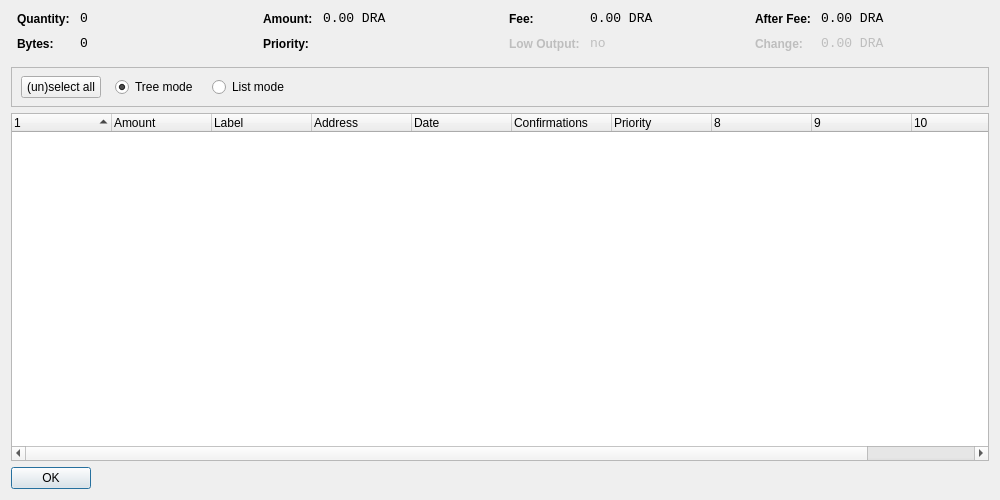
<?xml version="1.0" encoding="UTF-8"?>
<ui version="4.0">
 <class>CoinControlDialog</class>
 <widget class="QDialog" name="CoinControlDialog">
  <property name="geometry">
   <rect>
    <x>0</x>
    <y>0</y>
    <width>1000</width>
    <height>500</height>
   </rect>
  </property>
  <property name="windowTitle">
   <string>Coin Control</string>
  </property>
  <layout class="QVBoxLayout" name="verticalLayout">
   <item>
    <layout class="QHBoxLayout" name="horizontalLayoutTop" stretch="0,0,0,0">
     <property name="topMargin">
      <number>0</number>
     </property>
     <property name="bottomMargin">
      <number>10</number>
     </property>
     <item>
      <layout class="QFormLayout" name="formLayoutCoinControl1">
       <property name="horizontalSpacing">
        <number>10</number>
       </property>
       <property name="verticalSpacing">
        <number>10</number>
       </property>
       <property name="leftMargin">
        <number>6</number>
       </property>
       <property name="rightMargin">
        <number>6</number>
       </property>
       <item row="0" column="0">
        <widget class="QLabel" name="labelCoinControlQuantityText">
         <property name="styleSheet">
          <string notr="true">font-weight:bold;</string>
         </property>
         <property name="text">
          <string>Quantity:</string>
         </property>
        </widget>
       </item>
       <item row="0" column="1">
        <widget class="QLabel" name="labelCoinControlQuantity">
         <property name="font">
          <font>
           <family>Monospace</family>
           <pointsize>10</pointsize>
          </font>
         </property>
         <property name="cursor">
          <cursorShape>IBeamCursor</cursorShape>
         </property>
         <property name="contextMenuPolicy">
          <enum>Qt::ActionsContextMenu</enum>
         </property>
         <property name="text">
          <string notr="true">0</string>
         </property>
         <property name="textInteractionFlags">
          <set>Qt::LinksAccessibleByMouse|Qt::TextSelectableByKeyboard|Qt::TextSelectableByMouse</set>
         </property>
        </widget>
       </item>
       <item row="1" column="0">
        <widget class="QLabel" name="labelCoinControlBytesText">
         <property name="styleSheet">
          <string notr="true">font-weight:bold;</string>
         </property>
         <property name="text">
          <string>Bytes:</string>
         </property>
        </widget>
       </item>
       <item row="1" column="1">
        <widget class="QLabel" name="labelCoinControlBytes">
         <property name="font">
          <font>
           <family>Monospace</family>
           <pointsize>10</pointsize>
          </font>
         </property>
         <property name="cursor">
          <cursorShape>IBeamCursor</cursorShape>
         </property>
         <property name="contextMenuPolicy">
          <enum>Qt::ActionsContextMenu</enum>
         </property>
         <property name="text">
          <string notr="true">0</string>
         </property>
         <property name="textInteractionFlags">
          <set>Qt::LinksAccessibleByMouse|Qt::TextSelectableByKeyboard|Qt::TextSelectableByMouse</set>
         </property>
        </widget>
       </item>
      </layout>
     </item>
     <item>
      <layout class="QFormLayout" name="formLayoutCoinControl2">
       <property name="horizontalSpacing">
        <number>10</number>
       </property>
       <property name="verticalSpacing">
        <number>10</number>
       </property>
       <property name="leftMargin">
        <number>6</number>
       </property>
       <property name="rightMargin">
        <number>6</number>
       </property>
       <item row="0" column="0">
        <widget class="QLabel" name="labelCoinControlAmountText">
         <property name="styleSheet">
          <string notr="true">font-weight:bold;</string>
         </property>
         <property name="text">
          <string>Amount:</string>
         </property>
        </widget>
       </item>
       <item row="0" column="1">
        <widget class="QLabel" name="labelCoinControlAmount">
         <property name="font">
          <font>
           <family>Monospace</family>
           <pointsize>10</pointsize>
          </font>
         </property>
         <property name="cursor">
          <cursorShape>IBeamCursor</cursorShape>
         </property>
         <property name="contextMenuPolicy">
          <enum>Qt::ActionsContextMenu</enum>
         </property>
         <property name="text">
          <string notr="true">0.00 DRA</string>
         </property>
         <property name="textInteractionFlags">
          <set>Qt::LinksAccessibleByMouse|Qt::TextSelectableByKeyboard|Qt::TextSelectableByMouse</set>
         </property>
        </widget>
       </item>
       <item row="1" column="0">
        <widget class="QLabel" name="labelCoinControlPriorityText">
         <property name="styleSheet">
          <string notr="true">font-weight:bold;</string>
         </property>
         <property name="text">
          <string>Priority:</string>
         </property>
        </widget>
       </item>
       <item row="1" column="1">
        <widget class="QLabel" name="labelCoinControlPriority">
         <property name="font">
          <font>
           <family>Monospace</family>
           <pointsize>10</pointsize>
          </font>
         </property>
         <property name="cursor">
          <cursorShape>IBeamCursor</cursorShape>
         </property>
         <property name="contextMenuPolicy">
          <enum>Qt::ActionsContextMenu</enum>
         </property>
         <property name="text">
          <string/>
         </property>
         <property name="textInteractionFlags">
          <set>Qt::LinksAccessibleByMouse|Qt::TextSelectableByKeyboard|Qt::TextSelectableByMouse</set>
         </property>
        </widget>
       </item>
      </layout>
     </item>
     <item>
      <layout class="QFormLayout" name="formLayoutCoinControl3">
       <property name="horizontalSpacing">
        <number>10</number>
       </property>
       <property name="verticalSpacing">
        <number>10</number>
       </property>
       <property name="leftMargin">
        <number>6</number>
       </property>
       <property name="rightMargin">
        <number>6</number>
       </property>
       <item row="0" column="0">
        <widget class="QLabel" name="labelCoinControlFeeText">
         <property name="styleSheet">
          <string notr="true">font-weight:bold;</string>
         </property>
         <property name="text">
          <string>Fee:</string>
         </property>
        </widget>
       </item>
       <item row="0" column="1">
        <widget class="QLabel" name="labelCoinControlFee">
         <property name="font">
          <font>
           <family>Monospace</family>
           <pointsize>10</pointsize>
          </font>
         </property>
         <property name="cursor">
          <cursorShape>IBeamCursor</cursorShape>
         </property>
         <property name="contextMenuPolicy">
          <enum>Qt::ActionsContextMenu</enum>
         </property>
         <property name="text">
          <string notr="true">0.00 DRA</string>
         </property>
         <property name="textInteractionFlags">
          <set>Qt::LinksAccessibleByMouse|Qt::TextSelectableByKeyboard|Qt::TextSelectableByMouse</set>
         </property>
        </widget>
       </item>
       <item row="1" column="0">
        <widget class="QLabel" name="labelCoinControlLowOutputText">
         <property name="enabled">
          <bool>false</bool>
         </property>
         <property name="styleSheet">
          <string notr="true">font-weight:bold;</string>
         </property>
         <property name="text">
          <string>Low Output:</string>
         </property>
        </widget>
       </item>
       <item row="1" column="1">
        <widget class="QLabel" name="labelCoinControlLowOutput">
         <property name="enabled">
          <bool>false</bool>
         </property>
         <property name="font">
          <font>
           <family>Monospace</family>
           <pointsize>10</pointsize>
          </font>
         </property>
         <property name="cursor">
          <cursorShape>IBeamCursor</cursorShape>
         </property>
         <property name="contextMenuPolicy">
          <enum>Qt::ActionsContextMenu</enum>
         </property>
         <property name="text">
          <string notr="true">no</string>
         </property>
         <property name="textInteractionFlags">
          <set>Qt::LinksAccessibleByMouse|Qt::TextSelectableByKeyboard|Qt::TextSelectableByMouse</set>
         </property>
        </widget>
       </item>
      </layout>
     </item>
     <item>
      <layout class="QFormLayout" name="formLayoutCoinControl4">
       <property name="horizontalSpacing">
        <number>10</number>
       </property>
       <property name="verticalSpacing">
        <number>10</number>
       </property>
       <property name="leftMargin">
        <number>6</number>
       </property>
       <property name="rightMargin">
        <number>6</number>
       </property>
       <item row="0" column="0">
        <widget class="QLabel" name="labelCoinControlAfterFeeText">
         <property name="styleSheet">
          <string notr="true">font-weight:bold;</string>
         </property>
         <property name="text">
          <string>After Fee:</string>
         </property>
        </widget>
       </item>
       <item row="0" column="1">
        <widget class="QLabel" name="labelCoinControlAfterFee">
         <property name="font">
          <font>
           <family>Monospace</family>
           <pointsize>10</pointsize>
          </font>
         </property>
         <property name="cursor">
          <cursorShape>IBeamCursor</cursorShape>
         </property>
         <property name="contextMenuPolicy">
          <enum>Qt::ActionsContextMenu</enum>
         </property>
         <property name="text">
          <string notr="true">0.00 DRA</string>
         </property>
         <property name="textInteractionFlags">
          <set>Qt::LinksAccessibleByMouse|Qt::TextSelectableByKeyboard|Qt::TextSelectableByMouse</set>
         </property>
        </widget>
       </item>
       <item row="1" column="0">
        <widget class="QLabel" name="labelCoinControlChangeText">
         <property name="enabled">
          <bool>false</bool>
         </property>
         <property name="styleSheet">
          <string notr="true">font-weight:bold;</string>
         </property>
         <property name="text">
          <string>Change:</string>
         </property>
        </widget>
       </item>
       <item row="1" column="1">
        <widget class="QLabel" name="labelCoinControlChange">
         <property name="enabled">
          <bool>false</bool>
         </property>
         <property name="font">
          <font>
           <family>Monospace</family>
           <pointsize>10</pointsize>
          </font>
         </property>
         <property name="cursor">
          <cursorShape>IBeamCursor</cursorShape>
         </property>
         <property name="contextMenuPolicy">
          <enum>Qt::ActionsContextMenu</enum>
         </property>
         <property name="text">
          <string notr="true">0.00 DRA</string>
         </property>
         <property name="textInteractionFlags">
          <set>Qt::LinksAccessibleByMouse|Qt::TextSelectableByKeyboard|Qt::TextSelectableByMouse</set>
         </property>
        </widget>
       </item>
      </layout>
     </item>
    </layout>
   </item>
   <item>
    <widget class="QFrame" name="frame">
     <property name="minimumSize">
      <size>
       <width>0</width>
       <height>40</height>
      </size>
     </property>
     <property name="frameShape">
      <enum>QFrame::StyledPanel</enum>
     </property>
     <property name="frameShadow">
      <enum>QFrame::Sunken</enum>
     </property>
     <widget class="QWidget" name="horizontalLayoutWidget">
      <property name="geometry">
       <rect>
        <x>10</x>
        <y>0</y>
        <width>781</width>
        <height>41</height>
       </rect>
      </property>
      <layout class="QHBoxLayout" name="horizontalLayoutPanel" stretch="0,0,0,0,0">
       <property name="spacing">
        <number>14</number>
       </property>
       <item>
        <widget class="QPushButton" name="pushButtonSelectAll">
         <property name="sizePolicy">
          <sizepolicy hsizetype="Maximum" vsizetype="Fixed">
           <horstretch>0</horstretch>
           <verstretch>0</verstretch>
          </sizepolicy>
         </property>
         <property name="text">
          <string>(un)select all</string>
         </property>
        </widget>
       </item>
       <item>
        <widget class="QRadioButton" name="radioTreeMode">
         <property name="sizePolicy">
          <sizepolicy hsizetype="Maximum" vsizetype="Fixed">
           <horstretch>0</horstretch>
           <verstretch>0</verstretch>
          </sizepolicy>
         </property>
         <property name="text">
          <string>Tree mode</string>
         </property>
         <property name="checked">
          <bool>true</bool>
         </property>
        </widget>
       </item>
       <item>
        <widget class="QRadioButton" name="radioListMode">
         <property name="sizePolicy">
          <sizepolicy hsizetype="Maximum" vsizetype="Fixed">
           <horstretch>0</horstretch>
           <verstretch>0</verstretch>
          </sizepolicy>
         </property>
         <property name="text">
          <string>List mode</string>
         </property>
        </widget>
       </item>
       <item>
        <spacer name="horizontalSpacer">
         <property name="orientation">
          <enum>Qt::Horizontal</enum>
         </property>
         <property name="sizeHint" stdset="0">
          <size>
           <width>40</width>
           <height>20</height>
          </size>
         </property>
        </spacer>
       </item>
      </layout>
     </widget>
    </widget>
   </item>
   <item>
    <widget class="CoinControlTreeWidget" name="treeWidget">
     <property name="contextMenuPolicy">
      <enum>Qt::CustomContextMenu</enum>
     </property>
     <property name="sortingEnabled">
      <bool>false</bool>
     </property>
     <property name="columnCount">
      <number>11</number>
     </property>
     <attribute name="headerShowSortIndicator" stdset="0">
      <bool>true</bool>
     </attribute>
     <attribute name="headerStretchLastSection">
      <bool>false</bool>
     </attribute>
     <column>
      <property name="text">
       <string/>
      </property>
     </column>
     <column>
      <property name="text">
       <string>Amount</string>
      </property>
     </column>
     <column>
      <property name="text">
       <string>Label</string>
      </property>
     </column>
     <column>
      <property name="text">
       <string>Address</string>
      </property>
     </column>
     <column>
      <property name="text">
       <string>Date</string>
      </property>
     </column>
     <column>
      <property name="text">
       <string>Confirmations</string>
      </property>
      <property name="toolTip">
       <string>Confirmed</string>
      </property>
     </column>
     <column>
      <property name="text">
       <string>Priority</string>
      </property>
     </column>
     <column>
      <property name="text">
       <string/>
      </property>
     </column>
     <column>
      <property name="text">
       <string/>
      </property>
     </column>
     <column>
      <property name="text">
       <string/>
      </property>
     </column>
     <column>
      <property name="text">
       <string/>
      </property>
     </column>
    </widget>
   </item>
   <item>
    <widget class="QDialogButtonBox" name="buttonBox">
     <property name="sizePolicy">
      <sizepolicy hsizetype="Maximum" vsizetype="Fixed">
       <horstretch>0</horstretch>
       <verstretch>0</verstretch>
      </sizepolicy>
     </property>
     <property name="orientation">
      <enum>Qt::Horizontal</enum>
     </property>
     <property name="standardButtons">
      <set>QDialogButtonBox::Ok</set>
     </property>
    </widget>
   </item>
  </layout>
 </widget>
 <customwidgets>
  <customwidget>
   <class>CoinControlTreeWidget</class>
   <extends>QTreeWidget</extends>
   <header>coincontroltreewidget.h</header>
  </customwidget>
 </customwidgets>
 <resources/>
 <connections/>
</ui>
